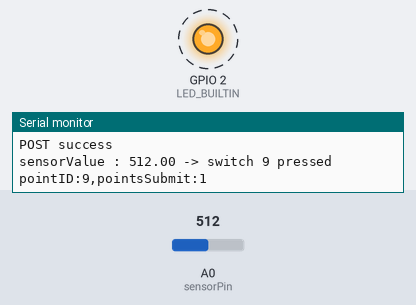
Simulated run of this sketch. Board: ESP8266 (NodeMCU). Parts: output pins drawn as LEDs (lit = HIGH, except the on-board LED, lit = LOW), the last lines printed to the serial monitor. Dashed ring = blinking. The inputs (shaded band) are chosen by the test bench; at power-on: A0 (sensorPin) = 512. WiFi joins after 1.5 s; servers stay silent unless stated; uploads are accepted with an empty reply.

Above: at 2.4 s.
2.8 s: A0 (sensorPin) set to 44
5.8 s: A0 (sensorPin) set to 36
At 7.0 s:
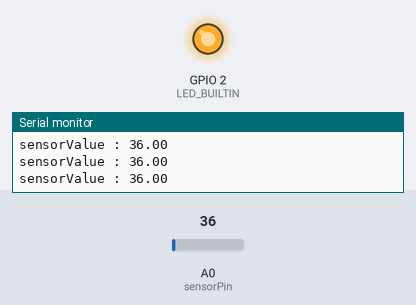
7.8 s: A0 (sensorPin) set to 122
At 8.21 s:
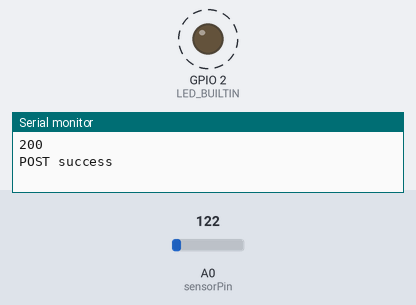
10.8 s: A0 (sensorPin) set to 30
At 11.02 s:
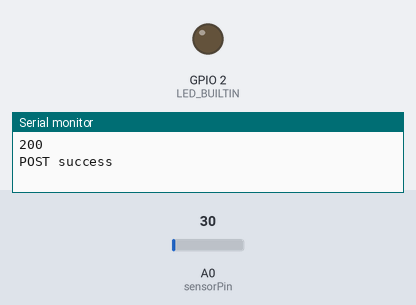
Timing chart, 0 to 13.4 s (numbered marks = the images above; inputs shaded):
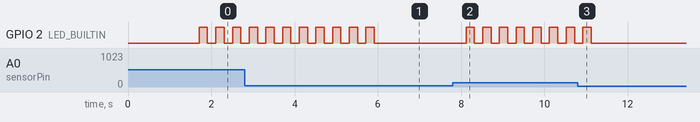

The sketch:

gigaPix_pattachitra_17.ino
```cpp
/*
 *  Purpose: Navigate in GigaPix image via NodeMCU switches, as it makes POST request
 *  Created on: 18/1/2018
 */

//http://10.208.34.149:85/gigapan/demo_image1.php

//http://10.208.26.254:81/gigapan/index.php // COMMON - SERVER

#include <ESP8266WiFi.h>
#include <WiFiClientSecure.h>
#include <ESP8266HTTPClient.h>

const int sensorPin = A0;    // select the input pin for sensor value
int buf = 0, switches = 17, sw=0, i=0, a, b, last_sw=0, press_count=0, adc_max = 1024;
float sensorValue = 0, s, t, s_map;
float unit_step = adc_max/(switches+1);
//float map_max = adc_max, unit_step = map_max/(switches+1);

const char* ssid = "cdac";
const char* password = "";

// COMMON - SERVER
const char* host = "http://10.208.26.254:81";             //main - Server address
String post = "/gigapan/index.php";                       //main - Post service Path

// MAIN
//const char* host = "http://10.208.34.149:85";             //main - Server address
//String post = "/gigapan/demo_image1.php";                 //main - Post service Path

// LOCAL
//const char* host = "http://10.208.43.70:3000";          //local - Server address
//String post = "/gigapan";                               //local - Post service Path


/*bool REQUEST_MADE = false;

typedef struct {
  int pointID;
} gigaPixelLocation;

gigaPixelLocation point;*/

//POST data to Server
bool postData(String path, int sw, float s)
{
  HTTPClient httpPost;

  httpPost.begin(host + path);
  httpPost.addHeader("Content-Type","application/x-www-form-urlencoded");
  String st_sw = String(sw);
  //String st_s = String(s);

  Serial.println("pointID:" + st_sw + ","+ "pointsSubmit:1");
  int httpCode = httpPost.POST("pointID=" + st_sw + "&" + "pointsSubmit=1");
  //int httpCode = httpPost.POST("pointID=" + st_sw + "&"+"pointValue=" + st_s + "&"+"pointsSubmit=1");

  //httpPost.writeToStream(&Serial);
  httpPost.end();

  Serial.println(httpCode);

  if(httpCode == 200)
  {
    Serial.println("POST success");
    return true;
  }
  else  { return false; }
}

void setup()
{
  //LED setup
  pinMode(LED_BUILTIN, OUTPUT);

  Serial.begin(115200);
  Serial.println();
  Serial.print("connecting to ");
  Serial.println(ssid);
  WiFi.begin(ssid, password);

  while (WiFi.status() != WL_CONNECTED) { delay(500); Serial.print("."); }

  Serial.println("");
  Serial.println("WiFi connected");
  Serial.println("IP address: ");
  Serial.println(WiFi.localIP());
  Serial.println(WiFi.macAddress());
}

void loop()
{
    // read the value from the sensor:
  s=analogRead(sensorPin);
  Serial.print("sensorValue : ");
  Serial.print(s);
  //s_map = map(s, 0, adc_max, 0, map_max);

  sw=0;
  if (s>40){sw = round((s+buf)/unit_step);}
  //if (s_map>20){sw = round((s_map)/unit_step);}
  if(sw>0)
  {   //point.pointID = sw;
      //Serial.print(String(" s_map -> ")+(s_map)+String(" -> "));
      Serial.print(String(" -> switch ")+(sw)+String(" pressed "));
     if(postData(post, sw, s))
     //if(postData(post, sw, s_map))
        digitalWrite(LED_BUILTIN, HIGH);


  }
  /*if(s>240 && s<260) Serial.print(String("sensorValue : ")+s+String(" -> switch 1 "));*/

  Serial.println("");

  delay(200);
  digitalWrite(LED_BUILTIN, LOW);
   /*
  if(!REQUEST_MADE)
      {
        postData(post,point.sw);
        REQUEST_MADE = true;
      }

    if(digitalRead(GPIOA)==HIGH)
          gpioHigh(PointA);
    else
          REQUEST_MADE = false;*/

    //delay(1000);
}
```

Measured:
- the behaviour switches between 41 and 40 on A0 (sensorPin) (found by bisection; images 0 and 1)
- after the input at 5.8 s, GPIO 2 (LED_BUILTIN): goes on until 5.9 s, then stays LOW
- after the input at 7.8 s, GPIO 2 (LED_BUILTIN): alternates HIGH for 0.20 s and LOW for 0.20 s, starting after 0.32 s
- after the input at 10.8 s, GPIO 2 (LED_BUILTIN): goes on until 11.1 s, then stays LOW
- by itself, GPIO 2 (LED_BUILTIN): alternates HIGH for 0.20 s and LOW for 0.20 s
